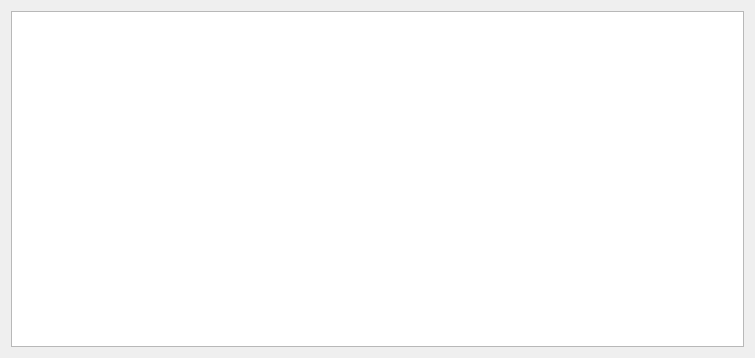
<?xml version="1.0" encoding="UTF-8"?>
<ui version="4.0">
 <class>Widget</class>
 <widget class="QWidget" name="Widget">
  <property name="geometry">
   <rect>
    <x>0</x>
    <y>0</y>
    <width>755</width>
    <height>358</height>
   </rect>
  </property>
  <property name="windowTitle">
   <string>Widget</string>
  </property>
  <layout class="QVBoxLayout" name="verticalLayout">
   <item>
    <widget class="QGraphicsView" name="graphicsView"/>
   </item>
  </layout>
 </widget>
 <resources/>
 <connections/>
</ui>
